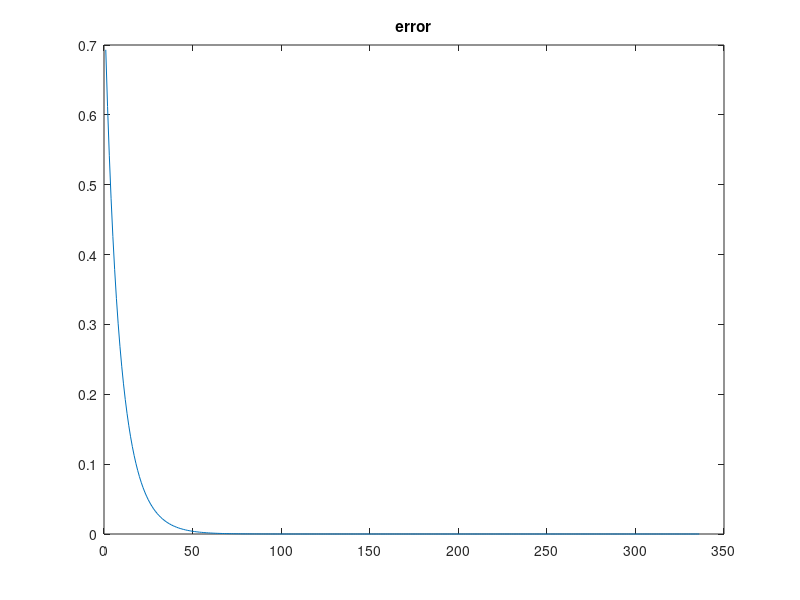

Write MATLAB code to recreate this figure.
clc
clear
close all
parameters=xlsread('train_logi.csv');
target=parameters(:,14);
m=length(parameters);

p1=parameters(:,1:13);
p=[ones(m,1) p1];
 
 n=length(p(1,:));
 theta=zeros(n,1);
 for w=2:n
    if max(abs(p(:,w)))~=0
    p(:,w)=(p(:,w)-mean((p(:,w))))./std(p(:,w));
    end
end
 alpha=0.1;
 iter=1;
 error(iter)=-(1/(m))*sum((target.*log(1./(1+exp(p*(-theta)))))+((1-target).*log(1./(1+exp(p*(-theta))))));
 converged=0;
 while (converged~=1)
     theta=theta-(alpha/m)*p'*(((log(1./(1+exp(p*(-theta)))))-target));
     iter=iter+1;
     error(iter)=-(1/(m))*sum((target.*log(1./(1+exp(p*(-theta)))))+((1-target).*log(1./(1+exp(p*(-theta))))));
    
      if error(iter-1)-error(iter)<0
          
    break
end 
q=(error(iter-1)-error(iter))./error(iter-1);
if q <.000001;
    converged=1;
end
  
 end
 iter=1:iter;
 figure();
 plot(iter,error);
 title('error');
 %testing
 parameters_test=xlsread('test_logi.csv');
target_test=parameters_test(:,14);
m_test=length(parameters_test);

p1_test=parameters_test(:,1:13);
p_test=[ones(m_test,1) p1_test];
 
 n=length(p_test(1,:));

 for w=2:n
    if max(abs(p_test(:,w)))~=0
    p_test(:,w)=(p_test(:,w)-mean((p_test(:,w))))./std(p_test(:,w));
    end
 end
 error_test=-(1/(m_test))*sum((target_test.*log(1./(1+exp(p_test*(-theta)))))+((1-target_test).*log(1./(1+exp(p_test*(-theta))))));